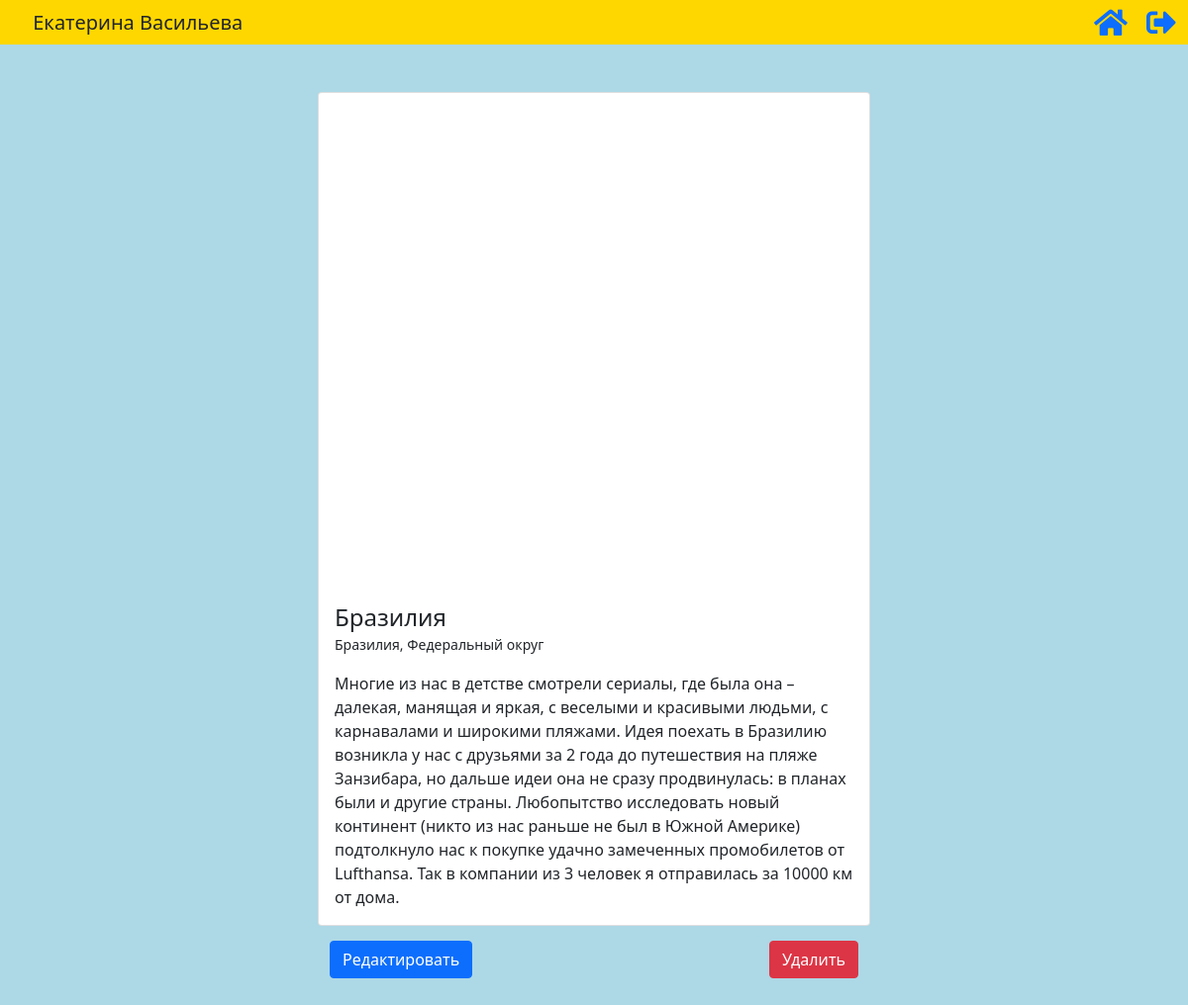
The page /myPlaceRemember/Braziliya/ (signed in) on the database its author committed.
### myPlaceRemember/models.py (models this page shows, shortened)
class RememberModel(models.Model):
    title = models.CharField(max_length=100)
    location = models.CharField(max_length=100)
    body = models.TextField(blank=True, db_index=True)
    slug = models.CharField(max_length=100, blank=True)
    profile = models.ForeignKey(Profile, on_delete=models.CASCADE)
    def get_absolute_update_url(self):
        return reverse('remember_update', kwargs={'slug': self.slug})
    def get_absolute_delete_url(self):
        return reverse('remember_delete', kwargs={'slug': self.slug})

### myPlaceRemember/views.py (the view)
# urls.py: path('<str:slug>/', remember_detail, name="remember_detail"),
def remember_detail(request, slug):
    profile = get_profile_data_by_user(request.user)
    remember = RememberModel.objects.get(slug__iexact=slug)
    context = profile.get_name_and_avatar()
    context['remember'] = remember
    return render(request, 'myPlaceRemember/remember_detail.html', context)

### login/models.py (called while the page is built)
    def get_name_and_avatar(self):
        name = self.user.first_name + " " + self.user.last_name
        return {"name": name, "avatar": self.avatar}

### myPlaceRemember/views.py (called while the page is built)
def get_profile_data_by_user(user):
    try:
        return Profile.objects.get(user=user)
    except:
        raise ValueError("Такой пользователь не найден")

### myPlaceRemember/templates/myPlaceRemember/remember_detail.html (shortened to what this page needs)
{% extends 'layout.html' %}
{% load static %}
{% block styles %}
    <link rel="stylesheet" href="{% static "myPlaceRemember/css/style_remember_detail.css" %}">
    <link rel="stylesheet" href="{% static "myPlaceRemember/css/style_header.css" %}">
{% endblock %}
{% block main %}
    <main>
        {% include 'myPlaceRemember/header.html' %}
        <div class="container pb-5 mt-5" id="content">
            <div class="card col-12 col-lg-6">
                <div id="map" class="card-img-top"></div>
                <div class="card-body">
                    <h4 class="card-title mb-0">{{ remember.title|title }}</h4>
                    <p class="card-text">
                        <small id="remember_location">{{ remember.location }}</small>
                    </p>
                    <p class="card-text">{{ remember.body }}</p>
                </div>
            </div>
            <div class="container col-12 col-lg-6" id="remember_btns">
                <a href="{{ remember.get_absolute_update_url }}" class="btn btn-primary" id="btn_edit">
                    Редактировать
                </a>
                <button class="btn btn-danger" data-bs-toggle="modal" data-bs-target="#modal_confirm">Удалить</button>
            </div>
        </div>
    </main>
{% endblock %}

### myPlaceRemember/static/myPlaceRemember/css/style_remember_detail.css (style rules this page uses)
main { background-color: lightblue; width: 100%; height: 100%; position: absolute; top: 0; left: 0; overflow: auto; }
#content { display: flex; flex-direction: column; justify-content: center; align-items: center; margin: auto; }
#map { display: block; width: 100%; height: 500px; padding: 0; margin: 0; overflow: hidden; }
#remember_btns { display: flex; justify-content: space-between; flex-direction: row; margin: 15px auto 0 auto; }

### rows shown on the page
RememberModel: title "Бразилия", location "Бразилия, Федеральный округ", body "Многие из нас в детстве смотрели сериалы, где была она – далекая, манящая и яркая, с веселыми и красивыми людьми, с карнавалами и широкими пляжами. Идея поехать в Бразилию возникла у нас с друзьями за 2 года до путешествия на пляже Занзибара, но дальше идеи она не сразу продвинулась: в планах были и другие страны. Любопытство исследовать новый континент (никто из нас раньше не был в Южной Америке) подтолкнуло нас к покупке удачно замеченных промобилетов от Lufthansa. Так в компании из 3 человек я отправилась за 10000 км от дома."

### other values the page prints
{{ name }} "Екатерина Васильева"
